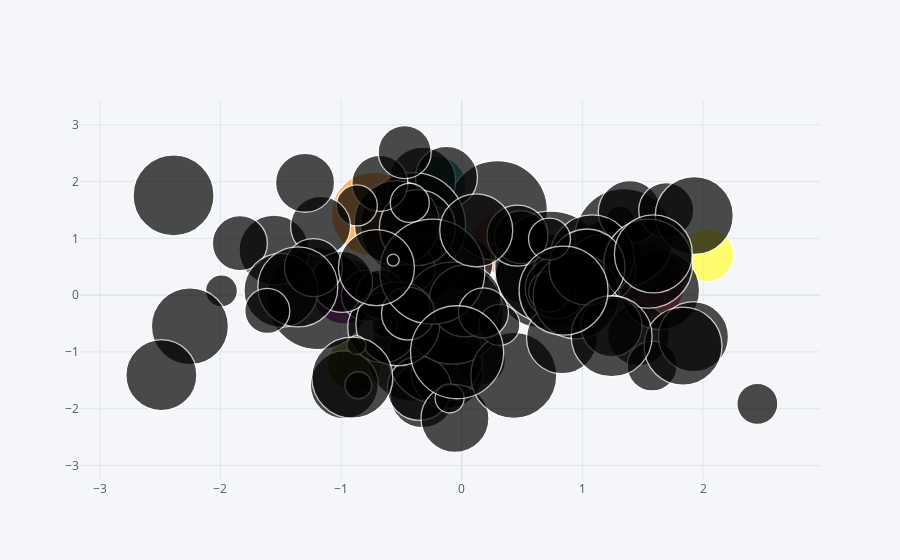

This figure's notebook cell:
### Code cell
df.iplot(kind = 'bubble', x = 'A', y = 'B', size = 'C')
